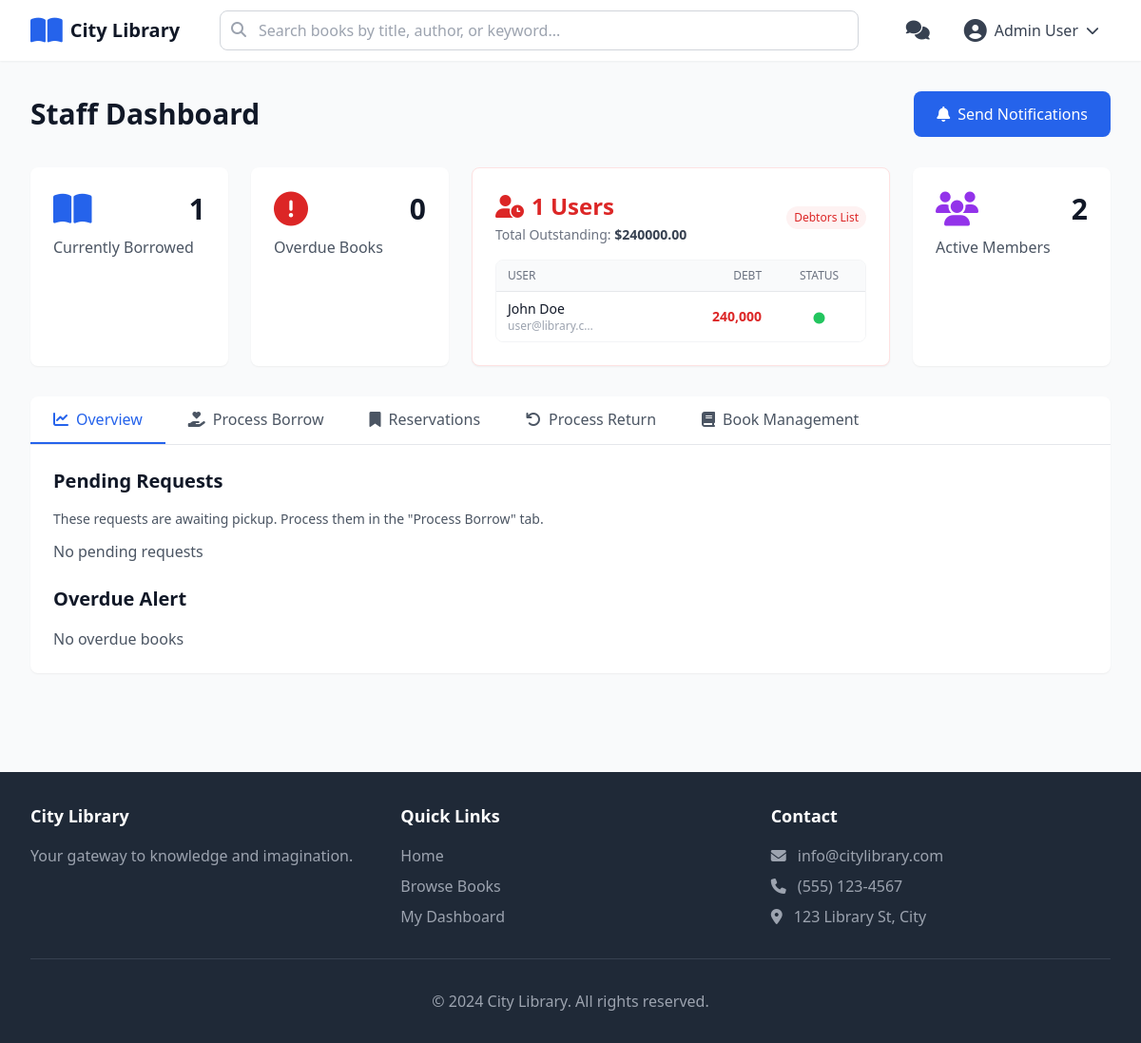
Page /staff/dashboard (signed in) on the committed database.
### tables this page shows
CREATE TABLE users (
            id TEXT PRIMARY KEY,
            email TEXT UNIQUE NOT NULL,
            password TEXT NOT NULL,
            name TEXT NOT NULL,
            phone TEXT NOT NULL,
            birthday TEXT,
            role TEXT NOT NULL DEFAULT 'user',
            member_since TEXT NOT NULL,
            is_locked INTEGER DEFAULT 0,
            fines REAL DEFAULT 0.0,
            violations INTEGER DEFAULT 0,
            favorites TEXT DEFAULT '[]'
        );

### routes/staff_routes.py (the view)
@staff_bp.route('/dashboard')
@login_required
@role_required('staff')
def dashboard():
    staff = Staff.get_by_id(session['user_id'])
    return render_template(
        'pages/staff/dashboard.html',
        pending_borrows=Borrow.get_user_borrows_by_status('pending_pickup'),
        borrowed_books=Borrow.get_user_borrows_by_status('borrowed'),
        overdue_books=Borrow.get_overdue_borrows(),
        all_books=Book.get_all(),
        all_reservations=Reservation.get_all(),
        popular_books=Book.get_most_borrowed(limit=10),
        stats=staff.get_stats(),
        users_with_debt=User.get_users_with_debt()
    )

### templates/pages/staff/dashboard.html (shortened to what this page needs)
{% extends "layout.html" %}
{% block content %}
<div class="max-w-7xl mx-auto px-4 sm:px-6 lg:px-8 py-8">
    <div class="flex justify-between items-center mb-8">
        <h1 class="text-3xl font-bold text-gray-900">Staff Dashboard</h1>
        <a href="{{ url_for('staff.send_notifications') }}" class="px-6 py-3 bg-blue-600 text-white rounded-lg hover:bg-blue-700 flex items-center gap-2">
            <i class="fas fa-bell"></i>
            <span>Send Notifications</span>
        </a>
    </div>
    <div class="grid grid-cols-1 md:grid-cols-2 lg:grid-cols-5 gap-6 mb-8">
        <div class="bg-white rounded-lg shadow-sm p-6">
            <div class="flex items-center justify-between mb-2">
                <i class="fas fa-book-open text-4xl text-blue-600"></i>
                <span class="text-3xl font-bold text-gray-900">{{ stats.borrowed }}</span>
            </div>
            <p class="text-gray-600">Currently Borrowed</p>
        </div>
        <div class="bg-white rounded-lg shadow-sm p-6">
            <div class="flex items-center justify-between mb-2">
                <i class="fas fa-exclamation-circle text-4xl text-red-600"></i>
                <span class="text-3xl font-bold text-gray-900">{{ stats.overdue }}</span>
            </div>
            <p class="text-gray-600">Overdue Books</p>
        </div>
        <div class="bg-white rounded-lg shadow-sm p-6 lg:col-span-2 border border-red-100">
            <div class="flex items-center justify-between mb-4">
                <div>
                    <div class="flex items-center gap-2">
                        <i class="fas fa-user-clock text-2xl text-red-600"></i>
                        <span class="text-2xl font-bold text-red-600">{{ users_with_debt|length }} Users</span>
                    </div>
                    <p class="text-sm text-gray-500 mt-1">Total Outstanding: <span class="font-bold text-gray-700">${{ "%.2f"|format(stats.fines) }}</span></p>
                </div>
                <span class="text-xs bg-red-50 text-red-600 px-2 py-1 rounded-full">Debtors List</span>
            </div>
            <div class="overflow-hidden border border-gray-100 rounded-lg">
                <div class="max-h-40 overflow-y-auto custom-scrollbar">
                    <table class="min-w-full divide-y divide-gray-200">
                        <thead class="bg-gray-50 sticky top-0 z-10">
                            <tr>
                                <th class="px-3 py-2 text-left text-xs font-medium text-gray-500 uppercase">User</th>
                                <th class="px-3 py-2 text-right text-xs font-medium text-gray-500 uppercase">Debt</th>
                                <th class="px-3 py-2 text-center text-xs font-medium text-gray-500 uppercase">Status</th>
                            </tr>
                        </thead>
                        <tbody class="bg-white divide-y divide-gray-200">
                            {% for user in users_with_debt %}
                            <tr class="hover:bg-gray-50">
                                <td class="px-3 py-2">
                                    <div class="text-sm font-medium text-gray-900">{{ user.name }}</div>
                                    <div class="text-xs text-gray-400 truncate w-24" title="{{ user.email }}">{{ user.email }}</div>
                                </td>
                                <td class="px-3 py-2 text-right whitespace-nowrap">
                                    <div class="text-sm font-bold text-red-600">{{ "{:,.0f}".format(user.fines) }}</div>
                                </td>
                                <td class="px-3 py-2 text-center whitespace-nowrap">
                                    {% if user.is_locked %}
                                        <i class="fas fa-lock text-gray-400" title="Locked"></i>
                                    {% else %}
                                        <i class="fas fa-circle text-xs text-green-500" title="Active"></i>
                                    {% endif %}
                                </td>
                            </tr>
                            {% else %}
                            <tr>
                                <td colspan="3" class="px-3 py-4 text-center text-sm text-gray-500">
                                    No outstanding fines
                                </td>
                            </tr>
                            {% endfor %}
                        </tbody>
                    </table>
                </div>
            </div>
        </div>
        <div class="bg-white rounded-lg shadow-sm p-6">
            <div class="flex items-center justify-between mb-2">
                <i class="fas fa-users text-4xl text-purple-600"></i>
                <span class="text-3xl font-bold text-gray-900">{{ stats.members }}</span>
            </div>
            <p class="text-gray-600">Active Members</p>
        </div>
    </div>
    <div class="bg-white rounded-lg shadow-sm mb-6">
        <div class="border-b border-gray-200">
            <div class="flex overflow-x-auto">
                <button onclick="showTab('overview')" id="tab-overview" class="tab-button px-6 py-3 border-b-2 border-blue-600 text-blue-600 whitespace-nowrap">
                    <i class="fas fa-chart-line mr-2"></i>Overview
                </button>
                <button onclick="showTab('borrow')" id="tab-borrow" class="tab-button px-6 py-3 border-b-2 border-transparent text-gray-600 hover:text-gray-900 whitespace-nowrap">
                    <i class="fas fa-hand-holding-heart mr-2"></i>Process Borrow
                </button>
                <button onclick="showTab('reservations')" id="tab-reservations" class="tab-button px-6 py-3 border-b-2 border-transparent text-gray-600 hover:text-gray-900 whitespace-nowrap">
                    <i class="fas fa-bookmark mr-2"></i>Reservations
                </button>
                <button onclick="showTab('return')" id="tab-return" class="tab-button px-6 py-3 border-b-2 border-transparent text-gray-600 hover:text-gray-900 whitespace-nowrap">
                    <i class="fas fa-undo mr-2"></i>Process Return
                </button>
                <button onclick="showTab('books')" id="tab-books" class="tab-button px-6 py-3 border-b-2 border-transparent text-gray-600 hover:text-gray-900 whitespace-nowrap">
                    <i class="fas fa-book mr-2"></i>Book Management
                </button>
            </div>
        </div>
        <div class="p-6">
            <div id="content-overview" class="tab-content">
                <div class="space-y-6">
                    <div>
                        <h2 class="text-xl font-bold text-gray-900 mb-4">Pending Requests</h2>
                        <p class="text-sm text-gray-600 mb-3">These requests are awaiting pickup. Process them in the "Process Borrow" tab.</p>
                        {% if pending_borrows %}
                        <div class="space-y-2">
                            {% for borrow in pending_borrows[:5] %}
                            {% set book = borrow.get_book() %}
                            {% set user = borrow.get_user() %}
                            <div class="flex items-center gap-4 p-4 bg-yellow-50 border border-yellow-200 rounded-lg">
                                <i class="fas fa-clock text-xl text-yellow-600"></i>
                                <div class="flex-1">
                                    <p class="text-gray-900"><strong>{{ user.name }}</strong> wants to borrow <strong>{{ book.title }}</strong></p>
                                    <p class="text-sm text-gray-600">Requested: {{ borrow.borrow_date }}</p>
                                    {% if borrow.pending_until %}
                                    <p class="text-xs text-amber-600 mt-1"><i class="fas fa-hourglass-half"></i> Pickup by: {{ borrow.pending_until }}</p>
                                    {% endif %}
                                </div>
                            </div>
                            {% endfor %}
                        </div>
                        {% else %}
                        <p class="text-gray-600">No pending requests</p>
                        {% endif %}
                    </div>
                    <div>
                        <h2 class="text-xl font-bold text-gray-900 mb-4">Overdue Alert</h2>
                        {% if overdue_books %}
                        <div class="space-y-2">
                            {% for borrow in overdue_books[:5] %}
                            {% set book = borrow.get_book() %}
                            {% set user = borrow.get_user() %}
                            <div class="flex items-center gap-4 p-4 bg-red-50 border border-red-200 rounded-lg">
                                <i class="fas fa-exclamation-triangle text-xl text-red-600"></i>
                                <div class="flex-1">
                                    <p class="text-gray-900"><strong>{{ book.title }}</strong> is {{ borrow.get_overdue_days() }} days overdue</p>
                                    <p class="text-sm text-gray-600">User: {{ user.name }} | Fine: ${{ "%.2f"|format(borrow.get_fine_amount()) }}</p>
                                </div>
                            </div>
                            {% endfor %}
                        </div>
                        {% else %}
                        <p class="text-gray-600">No overdue books</p>
                        {% endif %}
                    </div>
                </div>
            </div>
        </div>
    </div>
</div>
{% endblock %}

### templates/layout.html (shortened to what this page needs)
<!DOCTYPE html>
<html lang="en">
<head>
    <script src="https://cdn.tailwindcss.com"></script>
    <link rel="stylesheet" href="https://cdnjs.cloudflare.com/ajax/libs/font-awesome/6.4.0/css/all.min.css">
    <link rel="stylesheet" href="{{ url_for('static', filename='css/custom.css') }}">
</head>
<body class="min-h-screen flex flex-col bg-gray-50">
    <header class="bg-white shadow-sm sticky top-0 z-50">
        <div class="max-w-7xl mx-auto px-4 sm:px-6 lg:px-8">
            <div class="flex items-center justify-between h-16">
                <a href="{{ url_for('main.home') }}" class="flex items-center gap-2">
                    <i class="fas fa-book-open text-3xl text-blue-600"></i>
                    <span class="text-xl font-semibold text-gray-900">City Library</span>
                </a>
                <form action="{{ url_for('main.search') }}" method="GET" class="hidden md:flex flex-1 max-w-2xl mx-8">
                    <div class="relative w-full">
                        <input
                            type="text"
                            name="q"
                            placeholder="Search books by title, author, or keyword..."
                            class="w-full px-4 py-2 pl-10 border border-gray-300 rounded-lg focus:outline-none focus:ring-2 focus:ring-blue-500"
                        />
                        <i class="fas fa-search absolute left-3 top-3 text-gray-400"></i>
                    </div>
                </form>
                <div class="hidden md:flex items-center gap-4">
                    {% if not current_user %}
                        <a href="{{ url_for('auth.login') }}" class="px-4 py-2 text-gray-700 hover:text-blue-600">
                            Login
                        </a>
                        <a href="{{ url_for('auth.register') }}" class="px-4 py-2 bg-blue-600 text-white rounded-lg hover:bg-blue-700">
                            Register
                        </a>
                    {% else %}
                        {% if current_user.role in ['staff', 'admin'] %}
                            <button onclick="openChatWindow()" class="relative p-2 text-gray-700 hover:text-blue-600">
                                <i class="fas fa-comments text-xl"></i>
                            </button>
                        {% endif %}
                        <div class="relative" id="userDropdown">
                            <button onclick="toggleUserDropdown()" class="flex items-center gap-2 px-3 py-2 text-gray-700 hover:text-blue-600">
                                <i class="fas fa-user-circle text-2xl"></i>
                                <span>{{ current_user.name }}</span>
                                <i class="fas fa-chevron-down text-sm"></i>
                            </button>
                        </div>
                    {% endif %}
                </div>
            </div>
        </div>
    </header>
    <main class="flex-1">
        {% block content %}{% endblock %}
    </main>
    <footer class="bg-gray-800 text-white mt-12">
        <div class="max-w-7xl mx-auto px-4 sm:px-6 lg:px-8 py-8">
            <div class="grid grid-cols-1 md:grid-cols-3 gap-8">
                <div>
                    <h3 class="text-lg font-semibold mb-4">City Library</h3>
                    <p class="text-gray-400">Your gateway to knowledge and imagination.</p>
                </div>
                <div>
                    <h3 class="text-lg font-semibold mb-4">Quick Links</h3>
                    <ul class="space-y-2 text-gray-400">
                        <li><a href="{{ url_for('main.home') }}" class="hover:text-white">Home</a></li>
                        <li><a href="{{ url_for('main.search') }}" class="hover:text-white">Browse Books</a></li>
                        {% if current_user %}
                        <li><a href="{{ url_for('user.dashboard') }}" class="hover:text-white">My Dashboard</a></li>
                        {% endif %}
                    </ul>
                </div>
                <div>
                    <h3 class="text-lg font-semibold mb-4">Contact</h3>
                    <ul class="space-y-2 text-gray-400">
                        <li><i class="fas fa-envelope mr-2"></i> info@citylibrary.com</li>
                        <li><i class="fas fa-phone mr-2"></i> (555) 123-4567</li>
                        <li><i class="fas fa-map-marker-alt mr-2"></i> 123 Library St, City</li>
                    </ul>
                </div>
            </div>
            <div class="border-t border-gray-700 mt-8 pt-8 text-center text-gray-400">
                <p>&copy; 2024 City Library. All rights reserved.</p>
            </div>
        </div>
    </footer>
</body>
</html>

### rows in the picture
users: name "Admin User"
users: name "John Doe", email "user@library.c…", fines "240,000", is_locked 0 (drawn)

### other values in the picture
{{ stats.borrowed }} "1"
{{ stats.overdue }} "0"
{{ users_with_debt|length }} "1"
{{ "%.2f"|format(stats.fines) }} "240000.00"
{{ stats.members }} "2"
